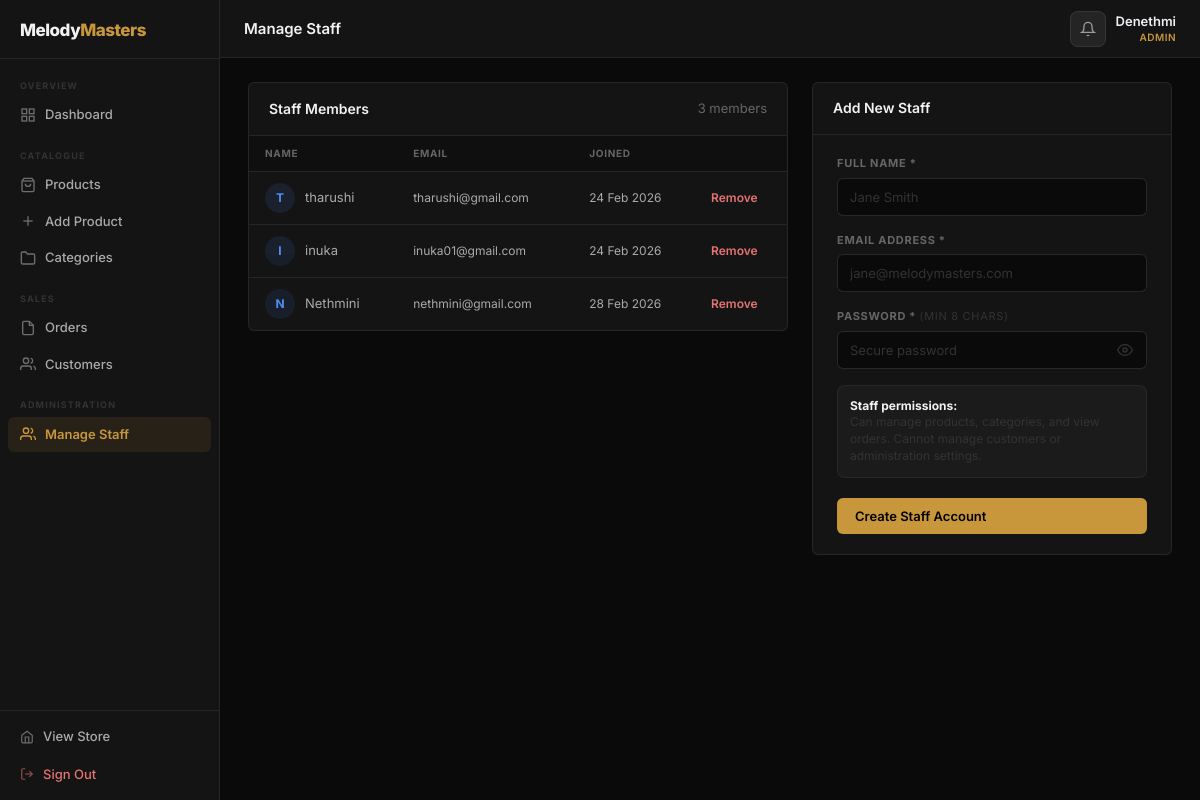
Page /admin/staff.php (signed in) on the committed database.
### tables this page shows
CREATE TABLE `users` (
  `id` int(11) NOT NULL,
  `name` varchar(100) NOT NULL,
  `email` varchar(100) NOT NULL,
  `password` varchar(255) NOT NULL,
  `role` enum('customer','staff','admin','superadmin') DEFAULT 'customer',
  `created_at` timestamp NOT NULL DEFAULT CURRENT_TIMESTAMP,
  `profile_image` varchar(255) DEFAULT NULL
);

### admin/staff.php (the view, shortened to what this page needs)
<?php
require_once __DIR__ . '/layout.php';
$staff_list = mysqli_fetch_all(mysqli_query($conn,
    "SELECT id, name, email, created_at
     FROM users
     WHERE role = 'staff'
     ORDER BY created_at ASC"), MYSQLI_ASSOC);
?>
<div style="display:grid;grid-template-columns:1fr 360px;gap:24px;align-items:start;">
  <div class="admin-panel">
    <div class="admin-panel-head">
      <h2 class="admin-panel-title">Staff Members</h2>
      <span class="admin-result-count"><?= count($staff_list) ?> member<?= count($staff_list) !== 1 ? 's' : '' ?></span>
    </div>
    <div class="admin-table-wrap">
      <table class="admin-table">
        <thead>
          <tr>
            <th>Name</th>
            <th>Email</th>
            <th>Joined</th>
            <th></th>
          </tr>
        </thead>
        <tbody>
          <?php foreach ($staff_list as $s): ?>
          <tr>
            <td>
              <div style="display:flex;align-items:center;gap:10px;">
                <div class="admin-cust-avatar" style="background:rgba(79,142,247,0.1);color:#4f8ef7;">
                  <?= strtoupper(substr($s['name'],0,1)) ?>
                </div>
                <div>
                  <?= htmlspecialchars($s['name']) ?>
                </div>
              </div>
            </td>
            <td class="admin-muted"><?= htmlspecialchars($s['email']) ?></td>
            <td class="admin-date"><?= date('d M Y', strtotime($s['created_at'])) ?></td>
            <td>
              <a href="staff.php?delete=<?= $s['id'] ?>"
                 class="admin-row-action admin-row-action--danger"
                 onclick="return confirm('Remove staff access for \'<?= htmlspecialchars(addslashes($s['name'])) ?>\'?')">
                Remove
              </a>
            </td>
          </tr>
          <?php endforeach; ?>
        </tbody>
      </table>
    </div>
  </div>
  <div class="admin-panel">
    <div class="admin-panel-head">
      <h2 class="admin-panel-title">Add New Staff</h2>
    </div>
    <form method="POST" action="staff.php" class="admin-form" style="gap:16px;">
      <div class="admin-form-group">
        <label class="admin-form-label">Full Name *</label>
        <input type="text" name="name" class="admin-input"
               placeholder="Jane Smith" value="<?= htmlspecialchars($_POST['name'] ?? '') ?>" required>
      </div>
      <div class="admin-form-group">
        <label class="admin-form-label">Email Address *</label>
        <input type="email" name="email" class="admin-input"
               placeholder="jane@melodymasters.com" value="<?= htmlspecialchars($_POST['email'] ?? '') ?>" required>
      </div>
      <div class="admin-form-group">
        <label class="admin-form-label">Password * <span style="color:var(--dim);font-weight:400;">(min 8 chars)</span></label>
        <div style="position:relative;">
          <input type="password" name="password" id="newStaffPass" class="admin-input"
                 placeholder="Secure password" style="width:100%;padding-right:42px;" required minlength="8">
          <button type="button" class="admin-pw-toggle" onclick="togglePw()" aria-label="Show password">
            <svg id="eyeIcon" width="16" height="16" fill="none" viewBox="0 0 24 24" stroke="currentColor" stroke-width="2"><path d="M1 12s4-8 11-8 11 8 11 8-4 8-11 8-11-8-11-8z"/><circle cx="12" cy="12" r="3"/></svg>
          </button>
        </div>
      </div>
      <div class="admin-form-group" style="background:rgba(255,255,255,0.03);padding:12px;border-radius:8px;border:1px solid rgba(255,255,255,0.05);">
        <span style="font-size:12px;color:var(--dim);line-height:1.4;display:block;">
          <strong style="color:var(--white);">Staff permissions:</strong><br>
          Can manage products, categories, and view orders. Cannot manage customers or administration settings.
        </span>
      </div>
      <div class="admin-form-actions" style="padding-top:4px;">
        <button type="submit" name="add_staff" class="admin-btn admin-btn--primary" style="width:100%;">
          Create Staff Account
        </button>
      </div>
    </form>
  </div>
</div>

### assets/css/admin.css (style rules this page uses)
.admin-body { margin: 0; background: var(--bg); color: var(--white); font-family: 'Inter', sans-serif; font-size: 14px; line-height: 1.5; overflow-x: hidden; }
.admin-content h1, .admin-content h2, .admin-content h3, .admin-content h4, .admin-panel h2, .admin-panel h3, .admin-topbar h1 { margin: 0; padding: 0; line-height: 1.3; }
.admin-panel { background: var(--bg-card); border: 1px solid var(--line); border-radius: var(--r); overflow: hidden; }
.admin-panel-head { display: flex; align-items: center; justify-content: space-between; padding: 16px 20px; border-bottom: 1px solid var(--line); flex-wrap: wrap; gap: 8px; min-height: 52px; }
.admin-panel-title { font-size: 14px !important; font-weight: 600 !important; color: var(--white); line-height: 1.3; }
.admin-table-wrap { overflow-x: auto; }
.admin-table { width: 100%; border-collapse: collapse; font-size: 13px; }
.admin-table th { padding: 10px 16px; font-size: 10px; font-weight: 700; text-transform: uppercase; letter-spacing: 0.7px; color: var(--muted); text-align: left; border-bottom: 1px solid var(--line); white-space: nowrap; background: rgba(0,0,0,0.25); }
.admin-table td { padding: 11px 16px; border-bottom: 1px solid var(--line); color: var(--mid); vertical-align: middle; }
.admin-table tr:last-child td { border-bottom: none; }
.admin-date { font-size: 12px; color: var(--muted); white-space: nowrap; }
.admin-muted { color: var(--muted); font-size: 12px; }
.admin-row-action { font-size: 12px; font-weight: 600; color: var(--gold); white-space: nowrap; transition: opacity 0.15s; }
.admin-row-action--danger { color: #e57373 !important; }
.admin-result-count { font-size: 13px; color: var(--muted); white-space: nowrap; }
.admin-input { padding: 8px 12px; background: var(--bg); border: 1px solid var(--line-md); border-radius: 6px; color: var(--white); font-size: 13px; font-family: inherit; transition: border-color 0.15s; min-width: 0; height: 36px; }
.admin-input::placeholder { color: var(--dim); }
.admin-btn { display: inline-flex; align-items: center; gap: 6px; padding: 0 18px; height: 36px; border-radius: 6px; font-size: 13px; font-weight: 600; cursor: pointer; border: none; white-space: nowrap; transition: all 0.15s; font-family: inherit; text-decoration: none; }
.admin-btn--primary { background: var(--gold); color: #000; }
.admin-form { display: flex; flex-direction: column; gap: 18px; padding: 20px 24px; }
.admin-form-group { display: flex; flex-direction: column; gap: 6px; }
.admin-form-label { font-size: 11px; font-weight: 700; text-transform: uppercase; letter-spacing: 0.7px; color: var(--muted); }
.admin-form-group .admin-input, .admin-form-group .admin-select { width: 100%; height: 38px; }
.admin-form-actions { display: flex; align-items: center; gap: 10px; padding-top: 4px; }
.admin-cust-avatar { width: 30px; height: 30px; border-radius: 50%; background: rgba(200,151,60,0.1); color: var(--gold); font-size: 12px; font-weight: 700; display: flex; align-items: center; justify-content: center; flex-shrink: 0; }
.admin-pw-toggle { position: absolute; right: 10px; top: 50%; transform: translateY(-50%); background: transparent; border: none; color: var(--dim); cursor: pointer; padding: 4px; display: flex; align-items: center; transition: color 0.15s; }

### rows in the picture
users: name "T", name "tharushi", email "tharushi@gmail.com", created_at "24 Feb 2026"
users: name "I", name "inuka", email "inuka01@gmail.com", created_at "24 Feb 2026"
users: name "N", name "Nethmini", email "nethmini@gmail.com", created_at "28 Feb 2026"

### other values in the picture
$title "Manage Staff"
$admin_name "Denethmi"
$role_label "ADMIN"
count($staff_list) "3"
